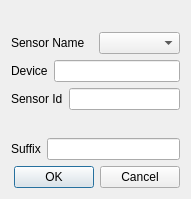
<?xml version="1.0" encoding="UTF-8"?>
<ui version="4.0">
 <class>config::AddSensorComboDialog</class>
 <widget class="QDialog" name="config::AddSensorComboDialog">
  <property name="geometry">
   <rect>
    <x>0</x>
    <y>0</y>
    <width>191</width>
    <height>199</height>
   </rect>
  </property>
  <property name="windowTitle">
   <string>Add Sensor</string>
  </property>
  <layout class="QVBoxLayout" name="verticalLayout">
   <item>
    <layout class="QVBoxLayout" name="textFieldsLayout">
     <property name="sizeConstraint">
      <enum>QLayout::SetDefaultConstraint</enum>
     </property>
     <item>
      <spacer name="verticalSpacer_top">
       <property name="orientation">
        <enum>Qt::Vertical</enum>
       </property>
       <property name="sizeHint" stdset="0">
        <size>
         <width>20</width>
         <height>40</height>
        </size>
       </property>
      </spacer>
     </item>
     <item>
      <layout class="QHBoxLayout" name="SensorLayout">
       <item>
        <widget class="QLabel" name="SensorLabel">
         <property name="text">
          <string>Sensor Name</string>
         </property>
         <property name="buddy">
          <cstring>SensorBox</cstring>
         </property>
        </widget>
       </item>
       <item>
        <widget class="QComboBox" name="SensorBox"/>
       </item>
      </layout>
     </item>
     <item>
      <layout class="QHBoxLayout" name="DeviceLayout">
       <item>
        <widget class="QLabel" name="DeviceLabel">
         <property name="text">
          <string>Device</string>
         </property>
         <property name="buddy">
          <cstring>DeviceText</cstring>
         </property>
        </widget>
       </item>
       <item>
        <widget class="QLineEdit" name="DeviceText">
         <property name="inputMask">
          <string/>
         </property>
         <property name="text">
          <string/>
         </property>
         <property name="frame">
          <bool>true</bool>
         </property>
        </widget>
       </item>
      </layout>
     </item>
     <item>
      <layout class="QHBoxLayout" name="IdLayout">
       <item>
        <widget class="QLabel" name="IdLabel">
         <property name="text">
          <string>Sensor Id</string>
         </property>
         <property name="buddy">
          <cstring>IdText</cstring>
         </property>
        </widget>
       </item>
       <item>
        <widget class="QLineEdit" name="IdText">
         <property name="inputMask">
          <string/>
         </property>
         <property name="text">
          <string/>
         </property>
        </widget>
       </item>
      </layout>
     </item>
     <item>
      <spacer name="verticalSpacer_bottom">
       <property name="orientation">
        <enum>Qt::Vertical</enum>
       </property>
       <property name="sizeHint" stdset="0">
        <size>
         <width>20</width>
         <height>40</height>
        </size>
       </property>
      </spacer>
     </item>
     <item>
      <layout class="QHBoxLayout" name="suffixLayout">
       <item>
        <widget class="QLabel" name="SuffixLabel">
         <property name="text">
          <string>Suffix</string>
         </property>
        </widget>
       </item>
       <item>
        <widget class="QLineEdit" name="SuffixText"/>
       </item>
      </layout>
     </item>
    </layout>
   </item>
   <item>
    <widget class="QDialogButtonBox" name="buttonBox">
     <property name="orientation">
      <enum>Qt::Horizontal</enum>
     </property>
     <property name="standardButtons">
      <set>QDialogButtonBox::Cancel|QDialogButtonBox::Ok</set>
     </property>
    </widget>
   </item>
  </layout>
 </widget>
 <tabstops>
  <tabstop>SensorBox</tabstop>
  <tabstop>DeviceText</tabstop>
  <tabstop>IdText</tabstop>
  <tabstop>buttonBox</tabstop>
 </tabstops>
 <resources/>
 <connections>
  <connection>
   <sender>buttonBox</sender>
   <signal>accepted()</signal>
   <receiver>config::AddSensorComboDialog</receiver>
   <slot>accept()</slot>
   <hints>
    <hint type="sourcelabel">
     <x>258</x>
     <y>289</y>
    </hint>
    <hint type="destinationlabel">
     <x>157</x>
     <y>274</y>
    </hint>
   </hints>
  </connection>
  <connection>
   <sender>buttonBox</sender>
   <signal>rejected()</signal>
   <receiver>config::AddSensorComboDialog</receiver>
   <slot>reject()</slot>
   <hints>
    <hint type="sourcelabel">
     <x>316</x>
     <y>260</y>
    </hint>
    <hint type="destinationlabel">
     <x>286</x>
     <y>274</y>
    </hint>
   </hints>
  </connection>
 </connections>
</ui>
